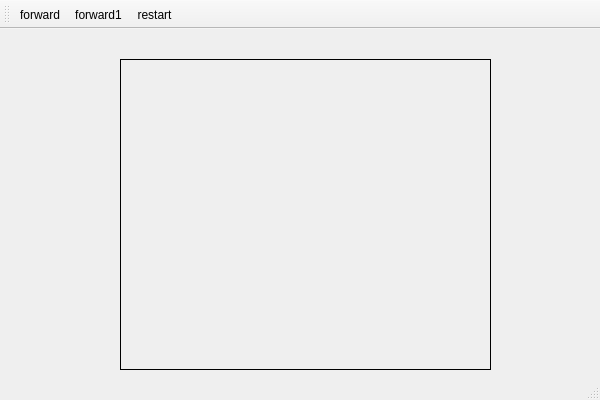
<?xml version="1.0" encoding="UTF-8"?>
<ui version="4.0">
 <class>MDSClass</class>
 <widget class="QMainWindow" name="MDSClass">
  <property name="geometry">
   <rect>
    <x>0</x>
    <y>0</y>
    <width>600</width>
    <height>400</height>
   </rect>
  </property>
  <property name="windowTitle">
   <string>MDS</string>
  </property>
  <widget class="QWidget" name="centralWidget">
   <widget class="my_qlabel" name="label">
    <property name="geometry">
     <rect>
      <x>120</x>
      <y>30</y>
      <width>371</width>
      <height>311</height>
     </rect>
    </property>
    <property name="mouseTracking">
     <bool>true</bool>
    </property>
    <property name="frameShape">
     <enum>QFrame::Box</enum>
    </property>
    <property name="text">
     <string/>
    </property>
   </widget>
  </widget>
  <widget class="QMenuBar" name="menuBar">
   <property name="geometry">
    <rect>
     <x>0</x>
     <y>0</y>
     <width>600</width>
     <height>21</height>
    </rect>
   </property>
  </widget>
  <widget class="QToolBar" name="mainToolBar">
   <attribute name="toolBarArea">
    <enum>TopToolBarArea</enum>
   </attribute>
   <attribute name="toolBarBreak">
    <bool>false</bool>
   </attribute>
   <addaction name="actionForward"/>
   <addaction name="actionForward1"/>
   <addaction name="actionRestart"/>
  </widget>
  <widget class="QStatusBar" name="statusBar"/>
  <action name="actionForward">
   <property name="icon">
    <iconset resource="mds.qrc">
     <normaloff>:/MDS/forward.png</normaloff>:/MDS/forward.png</iconset>
   </property>
   <property name="text">
    <string>forward</string>
   </property>
  </action>
  <action name="actionRestart">
   <property name="icon">
    <iconset resource="mds.qrc">
     <normaloff>:/MDS/restart.png</normaloff>:/MDS/restart.png</iconset>
   </property>
   <property name="text">
    <string>restart</string>
   </property>
  </action>
  <action name="actionForward1">
   <property name="icon">
    <iconset resource="mds.qrc">
     <normaloff>:/MDS/forward1.png</normaloff>:/MDS/forward1.png</iconset>
   </property>
   <property name="text">
    <string>forward1</string>
   </property>
  </action>
 </widget>
 <layoutdefault spacing="6" margin="11"/>
 <customwidgets>
  <customwidget>
   <class>my_qlabel</class>
   <extends>QLabel</extends>
   <header location="global">my_qlabel.h</header>
  </customwidget>
 </customwidgets>
 <resources>
  <include location="mds.qrc"/>
 </resources>
 <connections/>
</ui>
